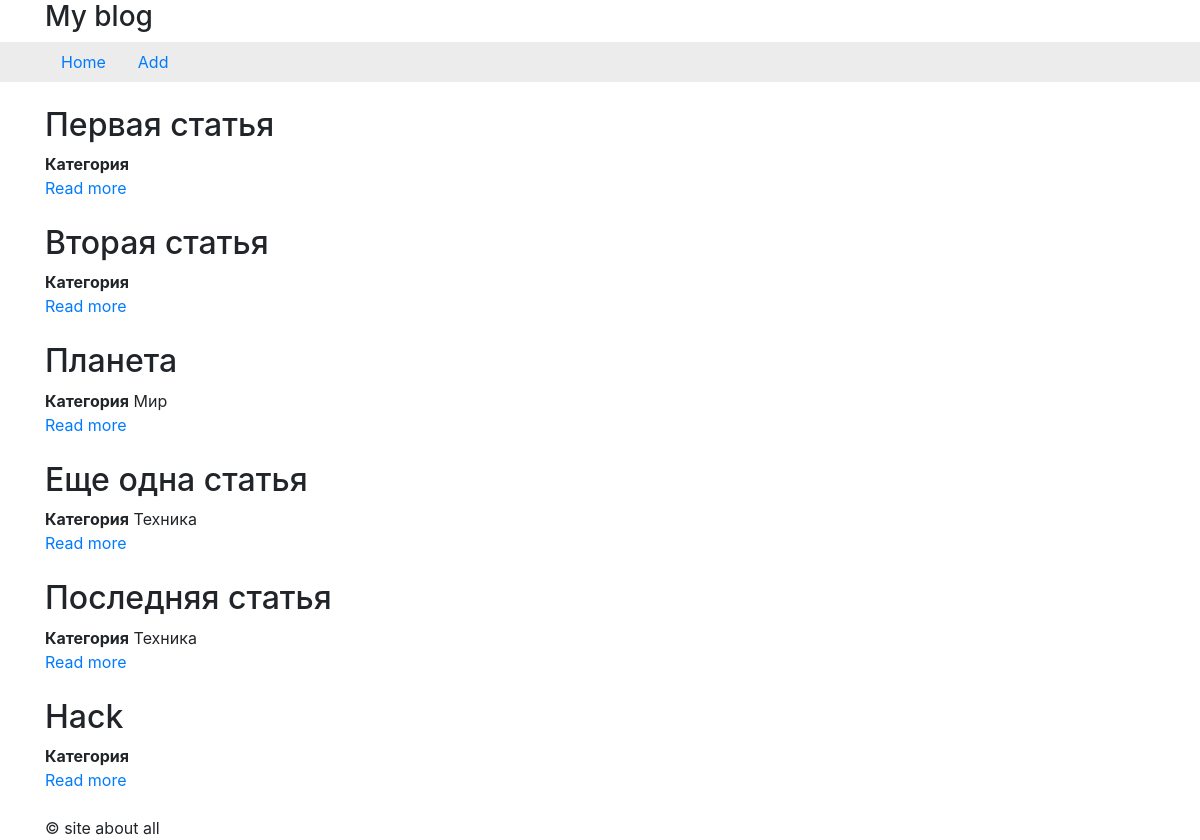
/, run on an earlier commit of the app's database.
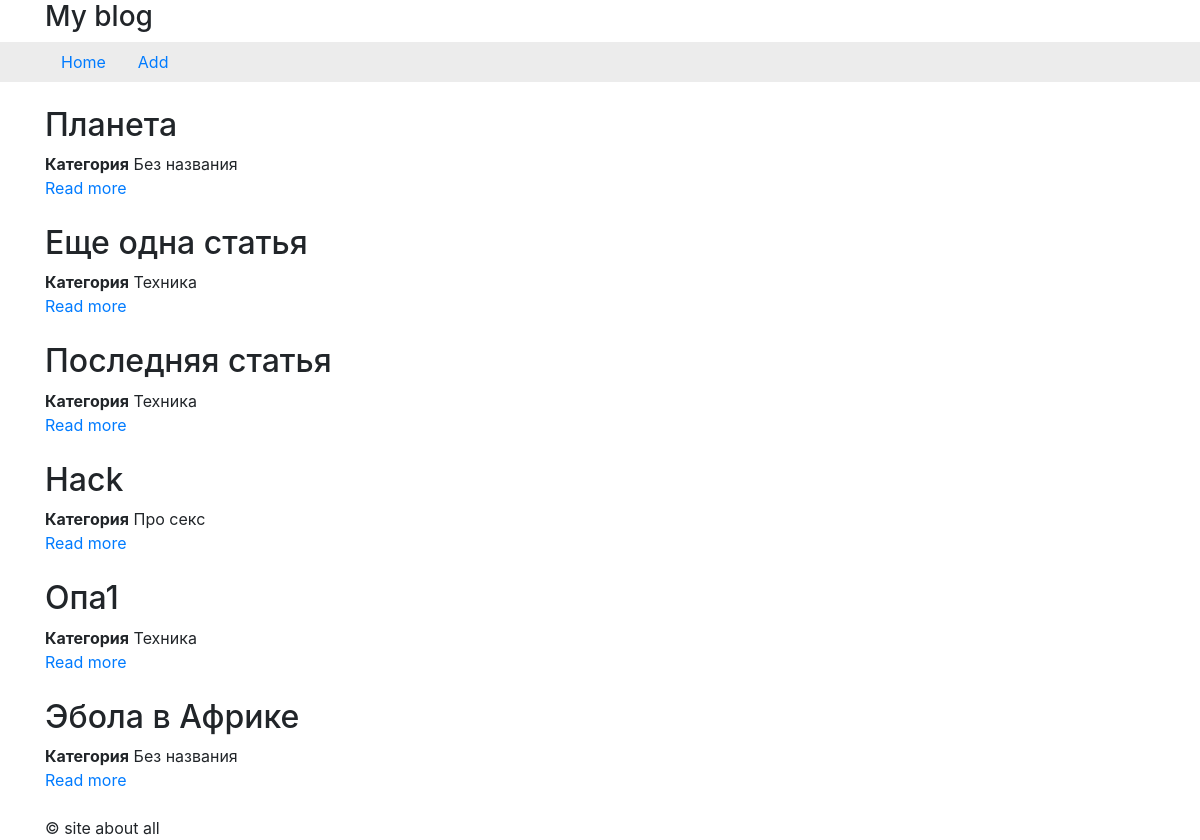
And on a later commit of the database.
### tables this page shows
CREATE TABLE `articles` (
  `id_article` int(10) UNSIGNED NOT NULL,
  `id_category` int(10) UNSIGNED NOT NULL,
  `title` varchar(32) NOT NULL,
  `text` varchar(512) NOT NULL,
  `date` timestamp NOT NULL DEFAULT current_timestamp()
);

CREATE TABLE `categories` (
  `id_category` int(10) UNSIGNED NOT NULL,
  `title` varchar(32) NOT NULL,
  `url` varchar(32) NOT NULL
);

### core/utils.php (called while the page is built, shortened)
<?php
function template(string $name, array $params = []): string
{
	$str = "tpl/$name.php";
	extract($params);
	include($str);
	$res = ob_get_clean();
	return $res;
}

### controllers/mainController.php (called while the page is built, shortened)
<?php
$articles = getAllArticles();
$pageContent = template('tpl_index', [
	'articles' => $articles
]);

### model/articles.php (called while the page is built, shortened)
<?php
include_once("core/db.php");
function getAllArticles()
{
	$sql = "SELECT * FROM articles";
	$query = dbQuery($sql);
	$result = $query->fetchAll(PDO::FETCH_ASSOC);
	return $result;
}

### core/db.php (called while the page is built, shortened)
<?php
function dbInstance()
{
	static $db;
	if ($db === null) {
		$db = new PDO('mysql:host=localhost;dbname=lesson4_dz;charset=UTF8', 'root', 'root');
	}
	return $db;
}
function dbQuery(string $sql, array $params = [])
{
	$query = dbInstance()->prepare($sql);
	$query->execute($params);
	return $query;
}

### model/categories.php (called while the page is built, shortened)
<?php
include_once("core/db.php");
function getCategory(string $id)
{
	$sql = "SELECT * FROM categories WHERE id_category = $id";
	$query = dbQuery($sql);
	$result = $query->fetch(PDO::FETCH_ASSOC);
	return $result;
}

### tpl/tpl_index.php (the view)
<div class="articles">
	<? foreach($articles as $article):
		$category = getCategory($article['id_category']);
		?>
	<div class="article">
		<h2><?= $article['title'] ?></h2>
		<span><strong>Категория</strong> <?= $category['title'] ?></span> <br>
		<a href="<?= BASE_URL ?>article/<?= $article['id_article'] ?>">Read more</a>
		<br>
		<br>
	</div>
	<? endforeach; ?>
</div>

What changed in the data, as far as the page shows it:
removed articles: title "Первая статья"
removed articles: title "Вторая статья"
changed articles "Планета": id_category.title "Мир" → "Без названия"
changed articles "Hack": id_category.title (not shown) → "Про секс"
added articles: title "Опа1", id_category.title "Техника"
added articles: title "Эбола в Африке", id_category.title "Без названия"
